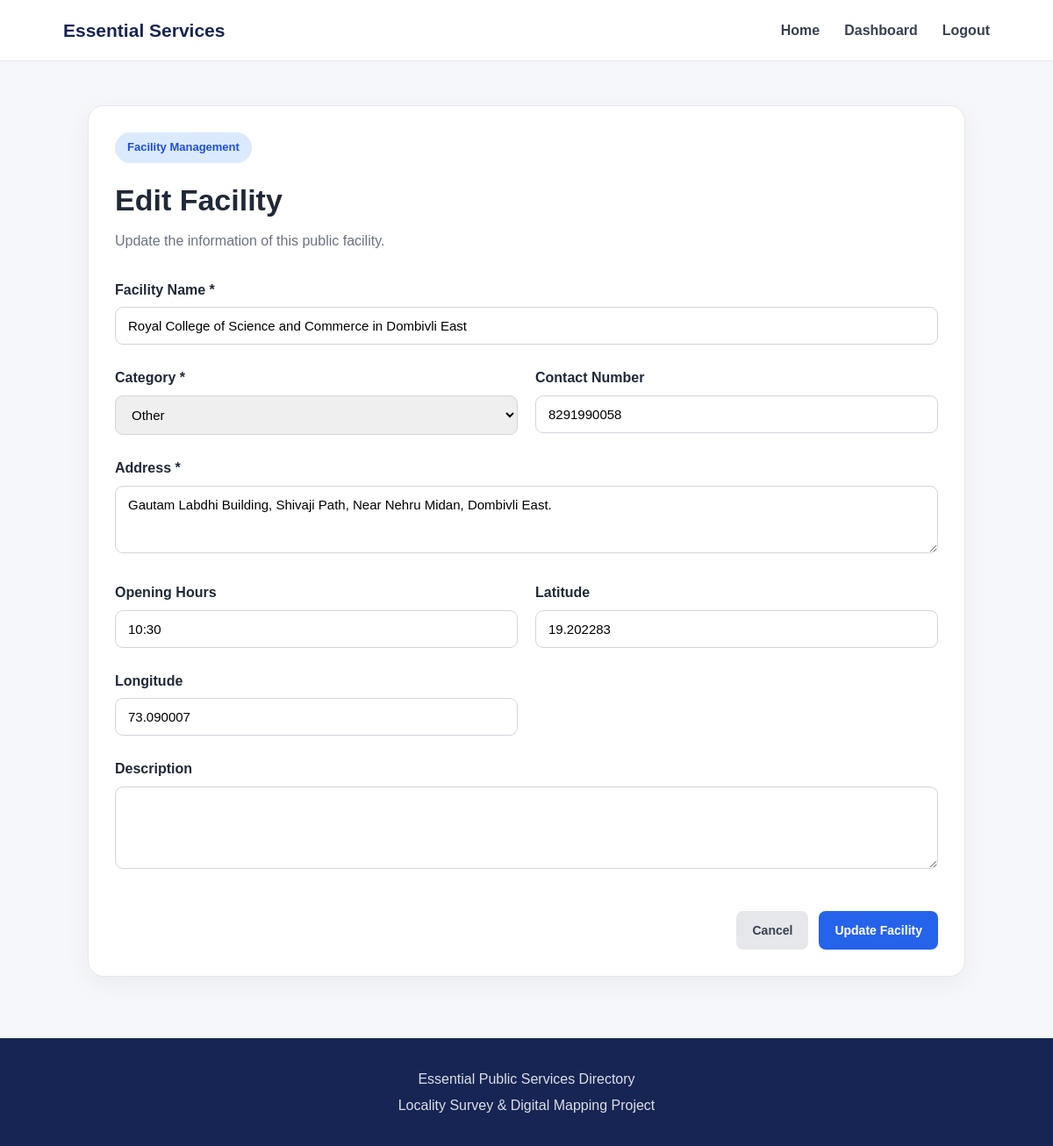
Screenshot of /admin/edit/1 (signed in) with the database file from the repository.
### tables this page shows
CREATE TABLE facilities (
            id INTEGER PRIMARY KEY AUTOINCREMENT,
            name TEXT NOT NULL,
            category TEXT NOT NULL,
            address TEXT NOT NULL,
            phone TEXT,
            description TEXT,
            latitude REAL,
            longitude REAL,
            opening_hours TEXT,
            created_at TIMESTAMP DEFAULT CURRENT_TIMESTAMP
        );

### app.py (the view, shortened to what this page needs)
@app.route("/admin/edit/<int:facility_id>", methods=["GET", "POST"])
@login_required
def edit_facility(facility_id):
    conn = get_db_connection()
    facility = conn.execute(
        "SELECT * FROM facilities WHERE id = ?",
        (facility_id,)
    ).fetchone()
    if facility is None:
        conn.close()
        flash("Facility not found.", "danger")
        return redirect(url_for("admin"))
    conn.close()
    return render_template(
        "edit_facility.html",
        facility=facility
    )

### app.py (called while the page is built)
def get_db_connection():
    conn = sqlite3.connect(DATABASE)
    conn.row_factory = sqlite3.Row
    return conn

def login_required(f):
    @wraps(f)
    def decorated_function(*args, **kwargs):
        if "admin_id" not in session:
            return redirect(url_for("login"))
        return f(*args, **kwargs)
    return decorated_function

### templates/edit_facility.html (shortened to what this page needs)
{% extends "base.html" %}
{% block content %}
<section class="form-section">
    <div class="form-card">
        <div class="form-header">
            <span class="badge">
                Facility Management
            </span>
            <h1>
                Edit Facility
            </h1>
            <p>
                Update the information of this public facility.
            </p>
        </div>
        <form method="POST" class="facility-form">
            <div class="form-grid">
                <div class="form-group full-width">
                    <label for="name">
                        Facility Name *
                    </label>
                    <input
                        type="text"
                        id="name"
                        name="name"
                        value="{{ facility.name }}"
                        required
                    >
                </div>
                <div class="form-group">
                    <label for="category">
                        Category *
                    </label>
                    <select
                        id="category"
                        name="category"
                        required>
                        <option value="Other"
                            {% if facility.category == "Other" %}
                            selected
                            {% endif %}>
                            Other
                        </option>
                    </select>
                </div>
                <div class="form-group">
                    <label for="phone">
                        Contact Number
                    </label>
                    <input
                        type="tel"
                        id="phone"
                        name="phone"
                        value="{{ facility.phone or '' }}"
                    >
                </div>
                <div class="form-group full-width">
                    <label for="address">
                        Address *
                    </label>
                    <textarea
                        id="address"
                        name="address"
                        rows="3"
                        required>{{ facility.address }}</textarea>
                </div>
                <div class="form-group">
                    <label for="opening_hours">
                        Opening Hours
                    </label>
                    <input
                        type="text"
                        id="opening_hours"
                        name="opening_hours"
                        value="{{ facility.opening_hours or '' }}"
                    >
                </div>
                <div class="form-group">
                    <label for="latitude">
                        Latitude
                    </label>
                    <input
                        type="number"
                        step="any"
                        id="latitude"
                        name="latitude"
                        value="{{ facility.latitude or '' }}"
                    >
                </div>
                <div class="form-group">
                    <label for="longitude">
                        Longitude
                    </label>
                    <input
                        type="number"
                        step="any"
                        id="longitude"
                        name="longitude"
                        value="{{ facility.longitude or '' }}"
                    >
                </div>
                <div class="form-group full-width">
                    <label for="description">
                        Description
                    </label>
                    <textarea
                        id="description"
                        name="description"
                        rows="4">{{ facility.description or '' }}</textarea>
                </div>
            </div>
            <div class="form-actions">
                <a
                    href="{{ url_for('admin') }}"
                    class="secondary-btn">
                    Cancel
                </a>
                <button
                    type="submit"
                    class="primary-btn">
                    Update Facility
                </button>
            </div>
        </form>
    </div>
</section>
{% endblock %}

### static/style.css (style rules this page uses)
* { margin: 0; padding: 0; box-sizing: border-box; }
body { font-family: Arial, Helvetica, sans-serif; background: #f5f7fb; color: #1f2937; line-height: 1.6; }
.badge { display: inline-block; padding: 7px 14px; border-radius: 30px; background: #dbeafe; color: #1d4ed8; font-size: 13px; font-weight: 700; margin-bottom: 15px; }
.form-group { margin-bottom: 20px; }
.form-group label { display: block; font-weight: 700; margin-bottom: 7px; }
.form-group input, .form-group select, .form-group textarea { width: 100%; padding: 12px 14px; border: 1px solid #d1d5db; border-radius: 9px; font-size: 15px; font-family: inherit; outline: none; }
.form-grid { display: grid; grid-template-columns: repeat(2, 1fr); gap: 5px 20px; }
.full-width { grid-column: 1 / -1; }
.primary-btn, .secondary-btn, .edit-btn, .delete-btn { display: inline-block; text-decoration: none; border: none; cursor: pointer; padding: 11px 18px; border-radius: 8px; font-weight: 700; font-size: 14px; }
.primary-btn { background: #2563eb; color: white; }
.secondary-btn { background: #e5e7eb; color: #374151; }
.form-actions { display: flex; justify-content: flex-end; gap: 12px; margin-top: 20px; }
.admin-card, .form-card { background: white; border-radius: 18px; padding: 30px; border: 1px solid #e5e7eb; box-shadow: 0 8px 30px rgba(0, 0, 0, 0.05); }
.form-section { width: 90%; max-width: 1000px; margin: 50px auto; }
.form-header { margin-bottom: 30px; }
.form-header h1 { font-size: 34px; margin-bottom: 7px; }
.form-header p { color: #6b7280; }
.facility-form { margin-top: 20px; }

### rows the page displays
facilities: name "Royal College of Science and Commerce in Dombivli East", category "Other", phone "8291990058", address "Gautam Labdhi Building, Shivaji Path, Near Nehru Midan, Dombivli East.", opening_hours "10:30", latitude "19.202283", longitude "73.090007"
